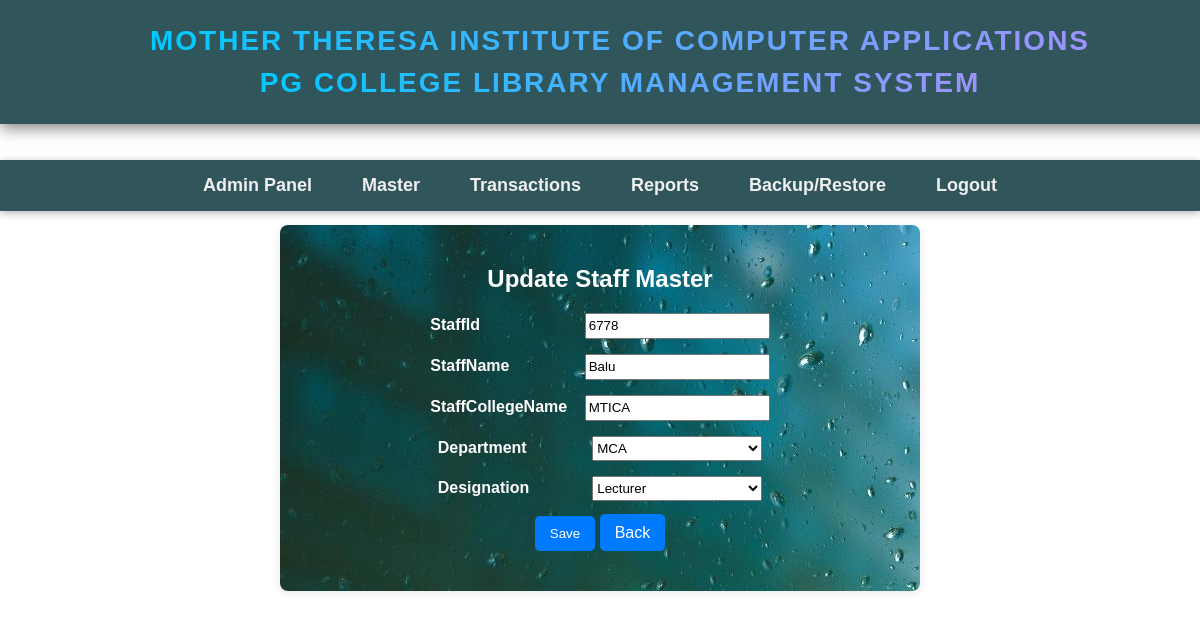
The app's page /staff/update/1/ with its own data.
### app1/models.py (models this page shows, shortened)
class StaffMaster(models.Model):
    staffId = models.IntegerField(unique=True, validators=[integer_validator])
    staffName = models.CharField(max_length=25, validators=[alpha_validator])
    staffCollegeName = models.CharField(max_length=60, validators=[alpha_validator])
    department = models.CharField(max_length=30, choices=DEPARTMENT_CHOICES, default=" ")
    designation = models.CharField(max_length=30, choices=DESIGNATIONS_CHOICES, default=" ")

### app1/views.py (the view)
# urls.py: path('staff/update/<int:pk>/', views.staffmaster_update, name='staffmaster_update'),
def staffmaster_update(request, pk):
    staff_member = get_object_or_404(StaffMaster, pk=pk)
    if request.method == 'POST':
        form = StaffMasterForm(request.POST, instance=staff_member)
        if form.is_valid():
            try:
                form.save()
                messages.success(request, "Staff member updated successfully!")
                return redirect('staffmaster_list')
            except Exception as e:
                messages.error(request, f"Error: {str(e)}")
        else:
            messages.error(request, "There were errors in the form. Please correct them.")
    else:
        form = StaffMasterForm(instance=staff_member)
    return render(request, 'staffmaster_form.html', {'form': form})

### app1/forms.py
class StaffMasterForm(forms.ModelForm):
    class Meta:
        model = StaffMaster
        fields = ['staffId', 'staffName', 'staffCollegeName', 'department', 'designation']

### app1/templates/staffmaster_form.html (shortened to what this page needs)
{% extends "home.html" %}
{% load static %}
{% block content %}
<br> <br>
<div style="text-align: center; background-image:url('{% static "img/water.jpg" %}'); padding: 20px; border-radius: 8px; box-shadow: 0 2px 10px rgba(0, 0, 0, 0.1); margin: auto; max-width: 600px;">
    <h2 style="margin-bottom: 20px; color:white;">
        {% if form.instance.pk %}
            Update Staff Master
        {% else %}
            Create Staff Master
        {% endif %}
    </h2>
    <form method="POST" style="margin: 20px 0;">
        <div style="display: flex; flex-direction: column; align-items: center;">
            {% for field in form %}
            <div style="margin-bottom: 15px; width: 100%;" id="div2">
                <label style="text-align: left; font-weight: bold;">{{ field.label }}</label>
                {{ field }}
            </div>
            {% endfor %}
        </div>
        <button type="submit" style="padding: 10px 15px; background-color: #007bff; color: white; border-radius: 5px; border: none; cursor: pointer;">Save</button>
        <a href="{% url 'staffmaster_list' %}" style="padding: 10px 15px; background-color: #007bff; color: white; border-radius: 5px; text-decoration: none;">Back</a>
    </form>
</div>
{% endblock %}

### records on screen
StaffMaster: form "6778" "Balu" "MTICA" "MCA" "Lecturer"

### other values on screen
{{ field.label }} "StaffId" "StaffName" "StaffCollegeName" "Department" "Designation"
